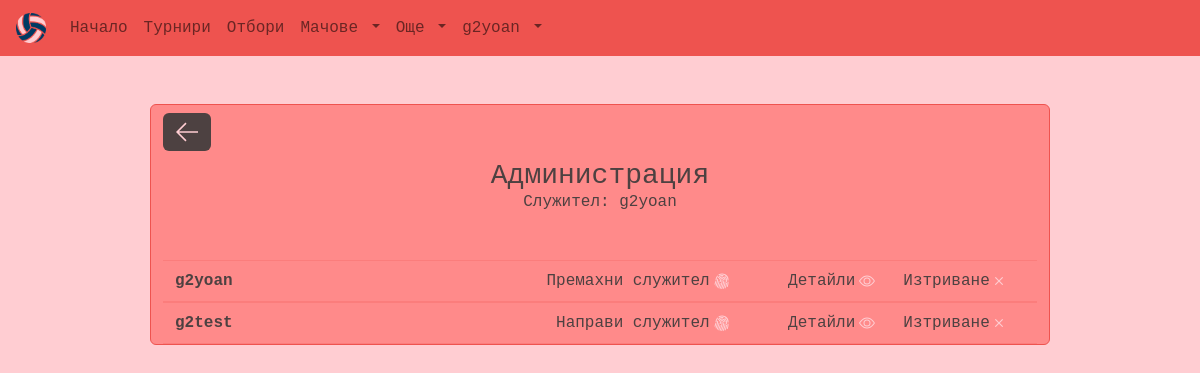
/myadmin/users/ (signed in), run on an earlier commit of the app's database.
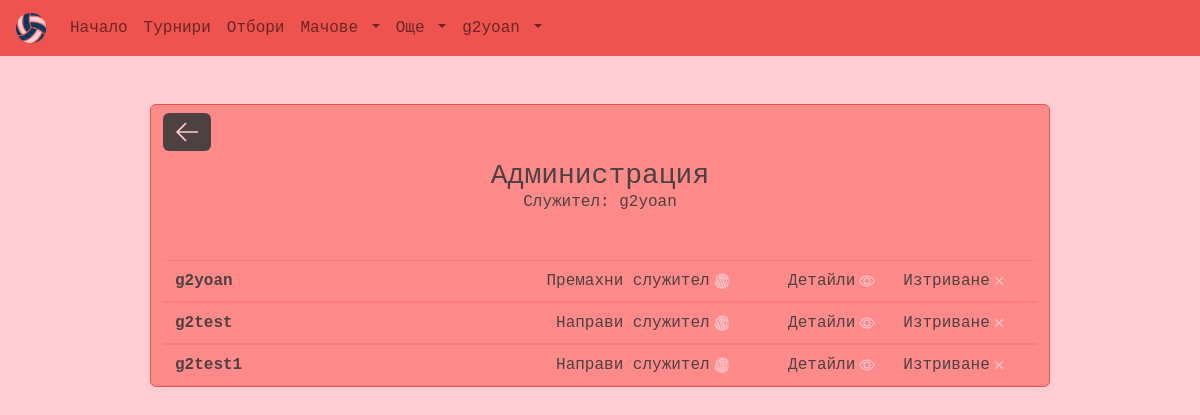
And on a later commit of the database.
### main/models.py (models this page shows)
class User(AbstractUser):
    id = models.UUIDField(primary_key=True, default=uuid.uuid4, editable=False)
    birth_date = models.DateField(null=True, blank=True)
    profile_picture = models.ImageField(upload_to="profile_pics", null=True, blank=True, default="/default_images/user_pic.jpeg")
    REQUIRED_FIELDS = []
    def __str__(self):
        return self.username

### main/views/views_admin.py (the view)
# urls.py: path('myadmin/users/', views.admin_users, name='admin_users'),
@staff_member_required
def admin_users(request):
    users = User.objects.all()
    context = {"users": users}
    return render(request, "main/admin_templates/admin_users.html", context)

### main/templates/main/admin_templates/admin_users.html (shortened to what this page needs)
{% extends 'base.html' %}
{% block content %}
<main class="container-fluid text-font w-75 mt-5 h-100">
    <section class="row border-main rounded bg-sec my-5 align-items-center justify-content-center d-flex">
        <div class="m-2">
            <a class="btn-font btn rounded" href="{% url 'myadmin' %}">
                <svg version="1.1" xmlns="http://www.w3.org/2000/svg" width="22" height="22" viewBox="0 0 32 32">
                    <title>Назад</title>
                    <path
                        d="M13.723 2.286l-13.723 13.714 13.719 13.714 1.616-1.611-10.96-10.96h27.625v-2.286h-27.625l10.965-10.965-1.616-1.607z">
                    </path>
                </svg>
            </a>
        </div>
        <h3 class="text-center mb-0">Администрация</h3>
        <h5 class="h6 text-center mb-5">Служител: {{request.user}}</h5>
        {% for user in users %}
        <article class="row d-flex align-items-center text-center">
            <hr class="mt-0 mb-2" style="color: var(--main-color)">
            <div class="col-lg-5 d-flex align-items-center justify-content-start text-center">
                <span><strong>{{user.username}}</strong></span>
            </div>
            {% if request.user.is_superuser %}
            <div class="col-lg-3 d-flex align-items-center justify-content-lg-end">
                {% if user.is_staff %}
                <a class="text-decoration-none text-font link-bg" href="{% url 'remove_staff' user.id %}">
                    <span>Премахни служител</span>
                </a>
                {% else %}
                <a class="text-decoration-none text-font link-bg" href="{% url 'add_staff' user.id %}">
                    <span>Направи служител</span>
                </a>
                {% endif %}
            </div>
            {% endif %}
            <div class="col-lg-2 d-flex align-items-center justify-content-lg-end">
                <a class="text-decoration-none text-font link-bg" href="">
                    <span>Детайли</span>
                </a>
            </div>
            <div class="col-lg-2 d-flex align-items-center justify-content-start">
                <a class="text-decoration-none text-font link-bg" href="{% url 'delete-user' user.id %}">
                    <span>Изтриване</span>
                </a>
            </div>
            <hr class="mt-2 mb-0" style="color: var(--main-color)">
        </article>
        {% endfor %}
        {% endblock %}

### templates/navbar.html (shortened to what this page needs)
{% load static %}
<nav class="navbar navbar-expand-lg navbar-light bg-main text-font px-3">
    <a class="navbar-brand text-font link-sec" href="{% url 'index' %}"><img widht="30px" height="30px"
            src="/static/images/default_images/logo.png"></a>
    <div class="collapse navbar-collapse" id="navbarSupportedContent">
        <ul class="navbar-nav">
            <li class="nav-item active">
                <a class="nav-link link-sec" href="{% url 'index' %}">Начало</a>
            </li>
            <li class="nav-item active">
                <a class="nav-link link-sec" href="{% url 'tournaments' %}">Турнири</a>
            </li>
            <li class="nav-item">
                <a class="nav-link link-sec" href="{% url 'teams' %}">Отбори</a>
            </li>
            <li class="nav-item dropdown">
                <a class="nav-link dropdown-toggle link-sec" href="#" id="navbarDropdown" role="button"
                    data-toggle="dropdown" aria-haspopup="true" aria-expanded="false">
                    Мачове
                </a>
            </li>
            <li class="nav-item dropdown">
                <a class="nav-link dropdown-toggle link-sec" href="#" id="navbarDropdown" role="button"
                    data-toggle="dropdown" aria-haspopup="true" aria-expanded="false">
                    Още
                </a>
            </li>
            <li class="nav-item dropdown">
                <a class="nav-link dropdown-toggle link-sec" href="#" id="navbarDropdown" role="button"
                    data-toggle="dropdown" aria-haspopup="true" aria-expanded="false">
                    {% if request.user.is_authenticated %}
                    {{request.user.username}}
                    {% else %}
                    Потребител
                    {% endif %}
                </a>
            </li>
        </ul>
    </div>
</nav>

What changed in the data, as far as the page shows it:
added User: username "g2test1", is_staff "Направи служител"
